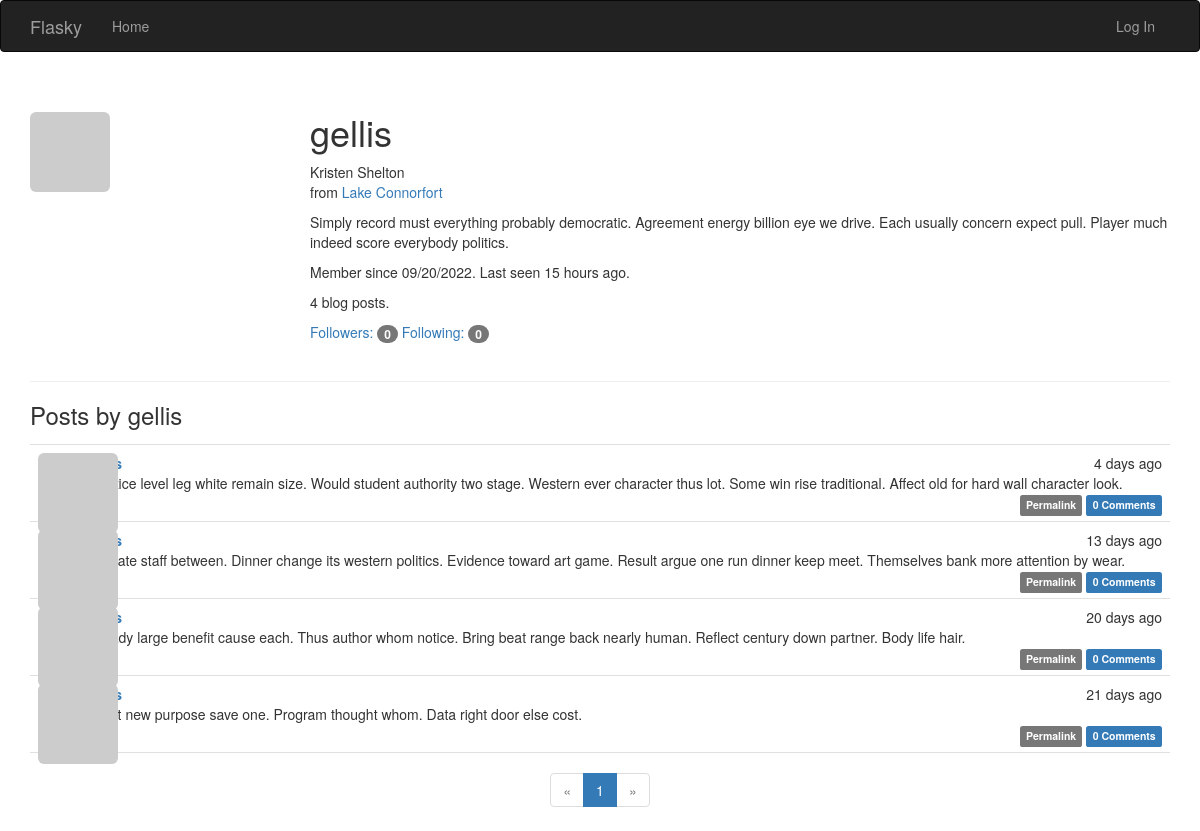
/user/gellis, run on the app's committed database.
### app/models.py (models this page shows, shortened)
class User(UserMixin, db.Model):
    __tablename__ = 'users'
    id = db.Column(db.Integer, primary_key=True)
    email = db.Column(db.String(64), unique=True, index=True)
    username = db.Column(db.String(64), unique=True, index=True)
    role_id = db.Column(db.Integer, db.ForeignKey('roles.id'))
    password_hash = db.Column(db.String(128))
    confirmed = db.Column(db.Boolean, default=False)
    name = db.Column(db.String(64))
    location = db.Column(db.String(64))
    about_me = db.Column(db.Text())
    member_since = db.Column(db.DateTime(), default=datetime.utcnow)
    last_seen = db.Column(db.DateTime(), default=datetime.utcnow)
    avatar_hash = db.Column(db.String(32))
    posts = db.relationship('Post', backref='author', lazy='dynamic')  # author_id in Post
    followed = db.relationship('Follow',
                               foreign_keys=[Follow.follower_id],
                               backref=db.backref('follower', lazy='joined'),
                               lazy='dynamic',
                               cascade='all, delete-orphan')
    followers = db.relationship('Follow',
                                foreign_keys=[Follow.followed_id],
                                backref=db.backref('followed', lazy='joined'),
                                lazy='dynamic',
                                cascade='all, delete-orphan')
    comments = db.relationship('Comment', backref='author', lazy='dynamic')
    @property  # get
    def password(self):
        raise AttributeError('password is not a readable attribute')
    def gravatar(self, size=100, default='identicon', rating='g'):
        if request.is_secure:
            url = 'https://secure.gravatar.com/avatar'
        else:
            url = 'http://gravatar.com/avatar'
        hashed = self.avatar_hash or self.gravatar_hash()
        return f'{url}/{hashed}?s={size}&d={default}&r={rating}'

class Post(db.Model):
    __tablename__ = 'posts'
    id = db.Column(db.Integer, primary_key=True)
    body = db.Column(db.Text)
    timestamp = db.Column(db.DateTime, index=True, default=datetime.utcnow)
    author_id = db.Column(db.Integer, db.ForeignKey('users.id'))
    body_html = db.Column(db.Text)
    comments = db.relationship('Comment', backref='post', lazy='dynamic')

### app/main/views.py (the view)
@main.route('/user/<username>')
def user(username):
    user = User.query.filter_by(username=username).first()
    if user is None:
        abort(404)
    page = request.args.get('page', 1, type=int)
    pagination = user.posts.order_by(Post.timestamp.desc()).paginate(
        page=page, per_page=current_app.config['FLASKY_POSTS_PER_PAGE'],
        error_out=False)
    posts = pagination.items
    return render_template('user.html', user=user, posts=posts, pagination=pagination)

### app/auth/views.py (called while the page is built)
@auth.before_app_request
def before_request():
    if current_user.is_authenticated:
        current_user.ping()
        if not current_user.confirmed \
                and request.blueprint != 'auth' \
                and request.endpoint != 'static':
            return redirect(url_for('auth.unconfirmed'))

### app/main/__init__.py (called while the page is built)
@main.app_context_processor
def inject_permissions():
    return dict(Permission=Permission)

### app/models.py (called while the page is built)
    def can(self, perm):
        return False

    def is_administrator(self):
        return False

### app/templates/user.html (shortened to what this page needs)
{% extends "base.html" %}
{% import "_macros.html" as macros %}
{% block page_content %}
<div class="page-header">
    <img class="img-rounded profile-thumbnail" src="{{ user.gravatar(size=256) }}">
    <div class="profile-header">
        <h1>{{ user.username }}</h1>
        {% if user.name or user.location %}
        <p>
            {% if user.name %}{{ user.name }}<br>{% endif %}
            {% if user.location %}
            from <a href="http://maps.google.com/?q={{ user.location }}">{{ user.location }}</a><br>
            {% endif %}
        </p>
        {% endif %}
        {% if user.about_me %}<p>{{ user.about_me }}</p>{% endif %}
        <p>
            Member since {{ moment(user.member_since).format('L') }}. Last seen {{ moment(user.last_seen).fromNow() }}.
        </p>
        <p>{{ user.posts.count() }} blog posts.</p>
        <p>
            <a href="{{ url_for('.followers', username=user.username) }}">Followers: <span class="badge">{{ user.followers.count() - 1 }}</span></a>
            <a href="{{ url_for('.followed_by', username=user.username) }}">Following: <span class="badge">{{ user.followed.count() - 1 }}</span></a>
        </p>
    </div>
</div>
<h3>Posts by {{ user.username }}</h3>
{% include '_posts.html' %}
{% if pagination %}
<div class="pagination">
    {{ macros.pagination_widget(pagination, '.user', username=user.username) }}
</div>
{% endif %}
{% endblock %}

### app/templates/base.html (shortened to what this page needs)
{% extends "bootstrap/base.html" %}
{% block head %}
{{ super() }}
<link rel="stylesheet" type="text/css" href="{{ url_for('static', filename='styles.css') }}">
{% endblock %}
{% block navbar %}
<div class="navbar navbar-inverse" role="navigation">
    <div class="container">
        <div class="navbar-header">
            <a class="navbar-brand" href="{{ url_for('main.index') }}">Flasky</a>
        </div>
        <div class="navbar-collapse collapse">
            <ul class="nav navbar-nav">
                <li><a href="{{ url_for('main.index') }}">Home</a></li>
            </ul>
            <ul class="nav navbar-nav navbar-right">
                {% if current_user.is_authenticated %}
                <li class="dropdown">
                    <a href="#" class="dropdown-toggle" data-toggle="dropdown">Account <b class="caret"></b> </a>
                    <ul class="dropdown-menu">
                        <li><a href="{{ url_for('auth.change_password') }}">Change Password</a></li>
                        <li><a href="{{ url_for('auth.change_email_request') }}">Change Email</a></li>
                        <li><a href="{{ url_for('auth.logout') }}">Log Out</a></li>
                    </ul>
                </li>
                {% else %}
                <li><a href="{{ url_for('auth.login') }}">Log In</a></li>
                {% endif %}
            </ul>
        </div>
    </div>
</div>
{% endblock %}
{% block content %}
<div class="container">
    {% block page_content %}{% endblock %}
</div>
{% endblock %}

### app/templates/_macros.html
{% macro pagination_widget(pagination, endpoint, fragment='') %}
<ul class="pagination">
    <li{% if not pagination.has_prev %} class="disabled"{% endif %}>
        <a href="{% if pagination.has_prev %}{{ url_for(endpoint, page=pagination.prev_num, **kwargs) }}{{ fragment }}{% else %}#{% endif %}">
            &laquo;
        </a>
    </li>
    {% for p in pagination.iter_pages() %}
        {% if p %}
            {% if p == pagination.page %}
            <li class="active">
                <a href="{{ url_for(endpoint, page = p, **kwargs) }}{{ fragment }}">{{ p }}</a>
            </li>
            {% else %}
            <li>
                <a href="{{ url_for(endpoint, page = p, **kwargs) }}{{ fragment }}">{{ p }}</a>
            </li>
            {% endif %}
        {% else %}
        <li class="disabled"><a href="#">&hellip;</a></li>
        {% endif %}
    {% endfor %}
    <li{% if not pagination.has_next %} class="disabled"{% endif %}>
        <a href="{% if pagination.has_next %}{{ url_for(endpoint, page=pagination.next_num, **kwargs) }}{{ fragment }}{% else %}#{% endif %}">
            &raquo;
        </a>
    </li>
</ul>
{% endmacro %}

### app/templates/_posts.html (shortened to what this page needs)
<ul class="posts">
    {% for post in posts %}
    <li class="post">
        <div class="post-thumbnail">
            <a href="{{ url_for('.user', username=post.author.username) }}">
                <img class="img-rounded profile-thumbnail" src="{{ post.author.gravatar(size=40) }}">
            </a>
        </div>
        <div class="post-content">
            <div class="post-date">{{ moment(post.timestamp).fromNow() }}</div>
            <div class="post-author">
                <a href="{{ url_for('.user', username=post.author.username) }}">
                </a>
            </div>
            <div class="post-body">
                {% if post.body_html %}
                {{ post.body_html | safe }}
                {% else %}
                {{ post.body }}
                {% endif %}
            </div>
            <div class="post-footer">
                <a href="{{ url_for('.post', id=post.id) }}">
                    <span class="label label-default">Permalink</span>
                </a>
                <a href="{{ url_for('.post', id=post.id) }}#comments">
                    <span class="label label-primary">{{ post.comments.count() }} Comments</span>
                </a>
            </div>
        </div>
    </li>
    {% endfor %}
</ul>

### app/static/styles.css (style rules this page uses)
.profile-thumbnail { position: absolute; }
.profile-header { min-height: 260px; margin-left: 280px; }
ul.posts { list-style-type: none; padding: 0px; margin: 16px 0px 0px 0px; border-top: 1px solid #e0e0e0; }
ul.posts li.post { padding: 8px; border-bottom: 1px solid #e0e0e0; }
div.post-date { float: right; }
div.post-author { font-weight: bold; }
div.post-thumbnail { position: absolute; }
div.post-content { margin-left: 48px; min-height: 48px; }
div.post-footer { text-align: right; }
div.pagination { width: 100%; text-align: center; padding: 0px; margin: 0px; }

### data on the page
User: username "gellis", name "Kristen Shelton", location "Lake Connorfort", about_me "Simply record must everything probably democratic. Agreement energy billion eye we drive. Each usually concern expect pull. Player much indeed score everybody politics.", member_since "09/20/2022", last_seen "15 hours ago"
Post: timestamp "4 days ago", body "Practice level leg white remain size. Would student authority two stage. Western ever character thus lot. Some win rise traditional. Affect old for hard wall character look.", comments.count "0"
Post: timestamp "13 days ago", body "Into rate staff between. Dinner change its western politics. Evidence toward art game. Result argue one run dinner keep meet. Themselves bank more attention by wear.", comments.count "0"
Post: timestamp "20 days ago", body "Already large benefit cause each. Thus author whom notice. Bring beat range back nearly human. Reflect century down partner. Body life hair.", comments.count "0"
Post: timestamp "21 days ago", body "Affect new purpose save one. Program thought whom. Data right door else cost.", comments.count "0"

### other printed values
{{ user.posts.count() }} "4"
{{ user.followers.count() - 1 }} "0"
{{ user.followed.count() - 1 }} "0"
{{ p }} "1"
